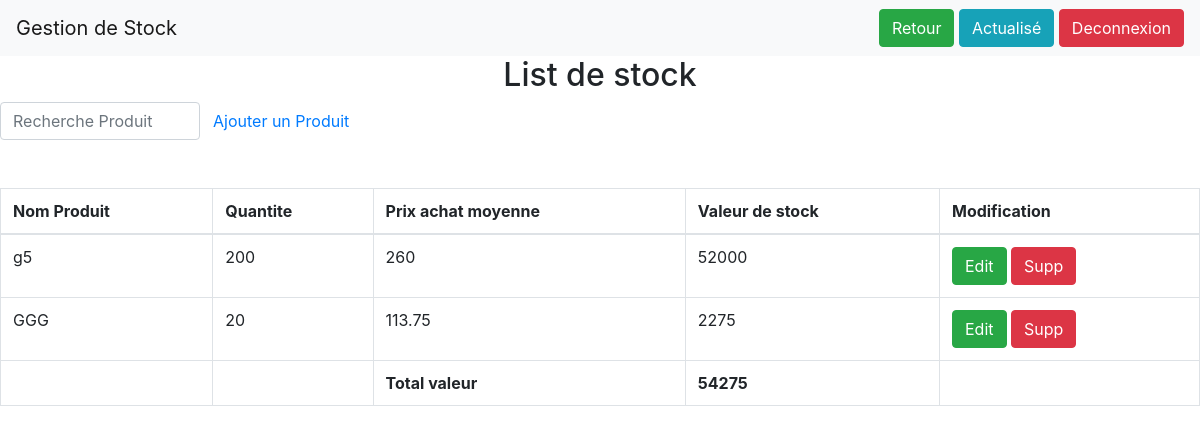
The page /Projet/FR/stock.php (signed in) on the database its author committed.
### tables this page shows
CREATE TABLE IF NOT EXISTS `stock` (
  `id` int(11) NOT NULL AUTO_INCREMENT,
  `produit` varchar(50) NOT NULL,
  `qte` float NOT NULL,
  `prixu` float NOT NULL,
  `vstock` float NOT NULL,
  `bon` text NOT NULL,
  PRIMARY KEY (`id`)
);

### Projet/FR/stock.php (the view, shortened to what this page needs)
<?php
if($_SESSION['user']){
include 'conx.php';?>
<html>
<head>
<link href="css/bootstrap.min.css" rel="stylesheet" id="bootstrap-css">
<script src="js/jquery.min.js"></script><link href="css/client.css" rel="stylesheet" >
</head>
<body>
<nav class="navbar navbar-expand-lg navbar-light bg-light">
  <a class="navbar-brand" href="#">Gestion de Stock</a>
       <div style="width: 100%">
  <div style="float: right;">
    <a href="Accueil.php?user=<?php echo $_GET['user']?>" type="button" class="btn btn-success" class="btn btn-info" >Retour</a>
 <a type="button" class="btn btn-info" href="stock.php?user=<?php echo $_GET['user']?>">Actualis&eacute;</a>
  <a href="logout.php" type="button" class="btn btn-danger" class="btn btn-info" >Deconnexion</a>
  </div>
  </div>
</nav>
<center><h2>List de stock</h2></center>
<div class="container-fluid">
		<div class="row">
<input class="form-control col-md-2" id="myInput" type="text" placeholder="Recherche Produit">
<a href="AjouterProduit.php?user=<?php echo $_GET['user']?>"  type="button" class="btn"  style="float: right;">Ajouter un Produit</a>
</div></div>
<br><br>
 <?php
$quary = "SELECT `produit`,SUM(qte)as qte,sum(vstock)as tt,sum(prixu) as p,id FROM `stock` GROUP by `produit`  ";
$result = mysqli_query($conn, $quary);
?>
<table class="table table-bordered">
  <thead>
    <tr>
      <th>Nom Produit </th>
      <th>Quantite</th>
      <th>Prix achat moyenne</th>
      <th>Valeur de stock</th>
       <th>Modification</th>
    </tr>
  </thead>
  <tbody id="myTable">
  <?php
        while ($row = mysqli_fetch_assoc($result)) {
            ?>
    <tr>
      <td><?php  echo $row['produit']?></td>
      <td><?php  echo $row['qte']?></td>
      <td><?php  if($row['qte']!=0){echo round($row['tt']/$row['qte'],2);}else echo "0";?></td>
       <td><?php if($row['qte']!=0){echo round(($row['tt']/$row['qte'])*$row['qte'],2);}else echo "0";
       ?></td>
       <td><a href="upds.php?id=<?php echo $row['produit']?>&user=<?php echo $_GET['user']?>" class="btn btn-success">Edit</a>
            <a href="supp/supps.php?id=<?php echo $row['produit']?>&user=<?php echo $_GET['user']?>" class="btn btn-danger">Supp</a>
      </td>
    </tr>
   <?php }?>
    <tr>
      <th> </th>
      <th></th>
      <th>Total valeur</th>
      <th id="sum"></th>
    </tr>
  </tbody>
</table>
</body>
</html>
<?php }else{  header('location:../index.php');
exit();
}
?>

### rows shown on the page
stock: produit "g5", qte "200", qte "260", qte "52000"
stock: produit "GGG", qte "20", qte "113.75", qte "2275"
